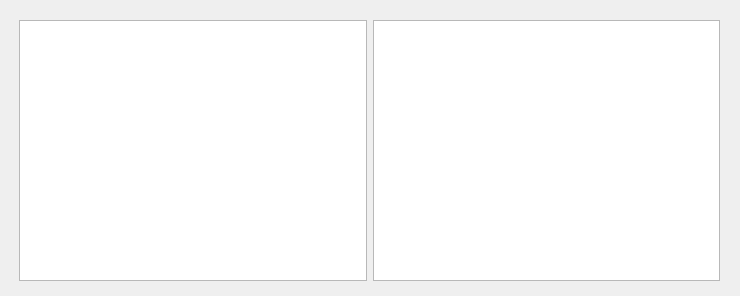
<?xml version="1.0" encoding="UTF-8"?>
<ui version="4.0">
 <class>Form</class>
 <widget class="QWidget" name="Form">
  <property name="geometry">
   <rect>
    <x>0</x>
    <y>0</y>
    <width>740</width>
    <height>296</height>
   </rect>
  </property>
  <property name="windowTitle">
   <string>Form</string>
  </property>
  <widget class="QWidget" name="horizontalLayoutWidget">
   <property name="geometry">
    <rect>
     <x>19</x>
     <y>20</y>
     <width>701</width>
     <height>261</height>
    </rect>
   </property>
   <layout class="QHBoxLayout" name="horizontalLayout">
    <item>
     <widget class="QTableWidget" name="tableWidget"/>
    </item>
    <item>
     <widget class="QTableWidget" name="tableWidget_2"/>
    </item>
   </layout>
  </widget>
 </widget>
 <resources/>
 <connections/>
</ui>
